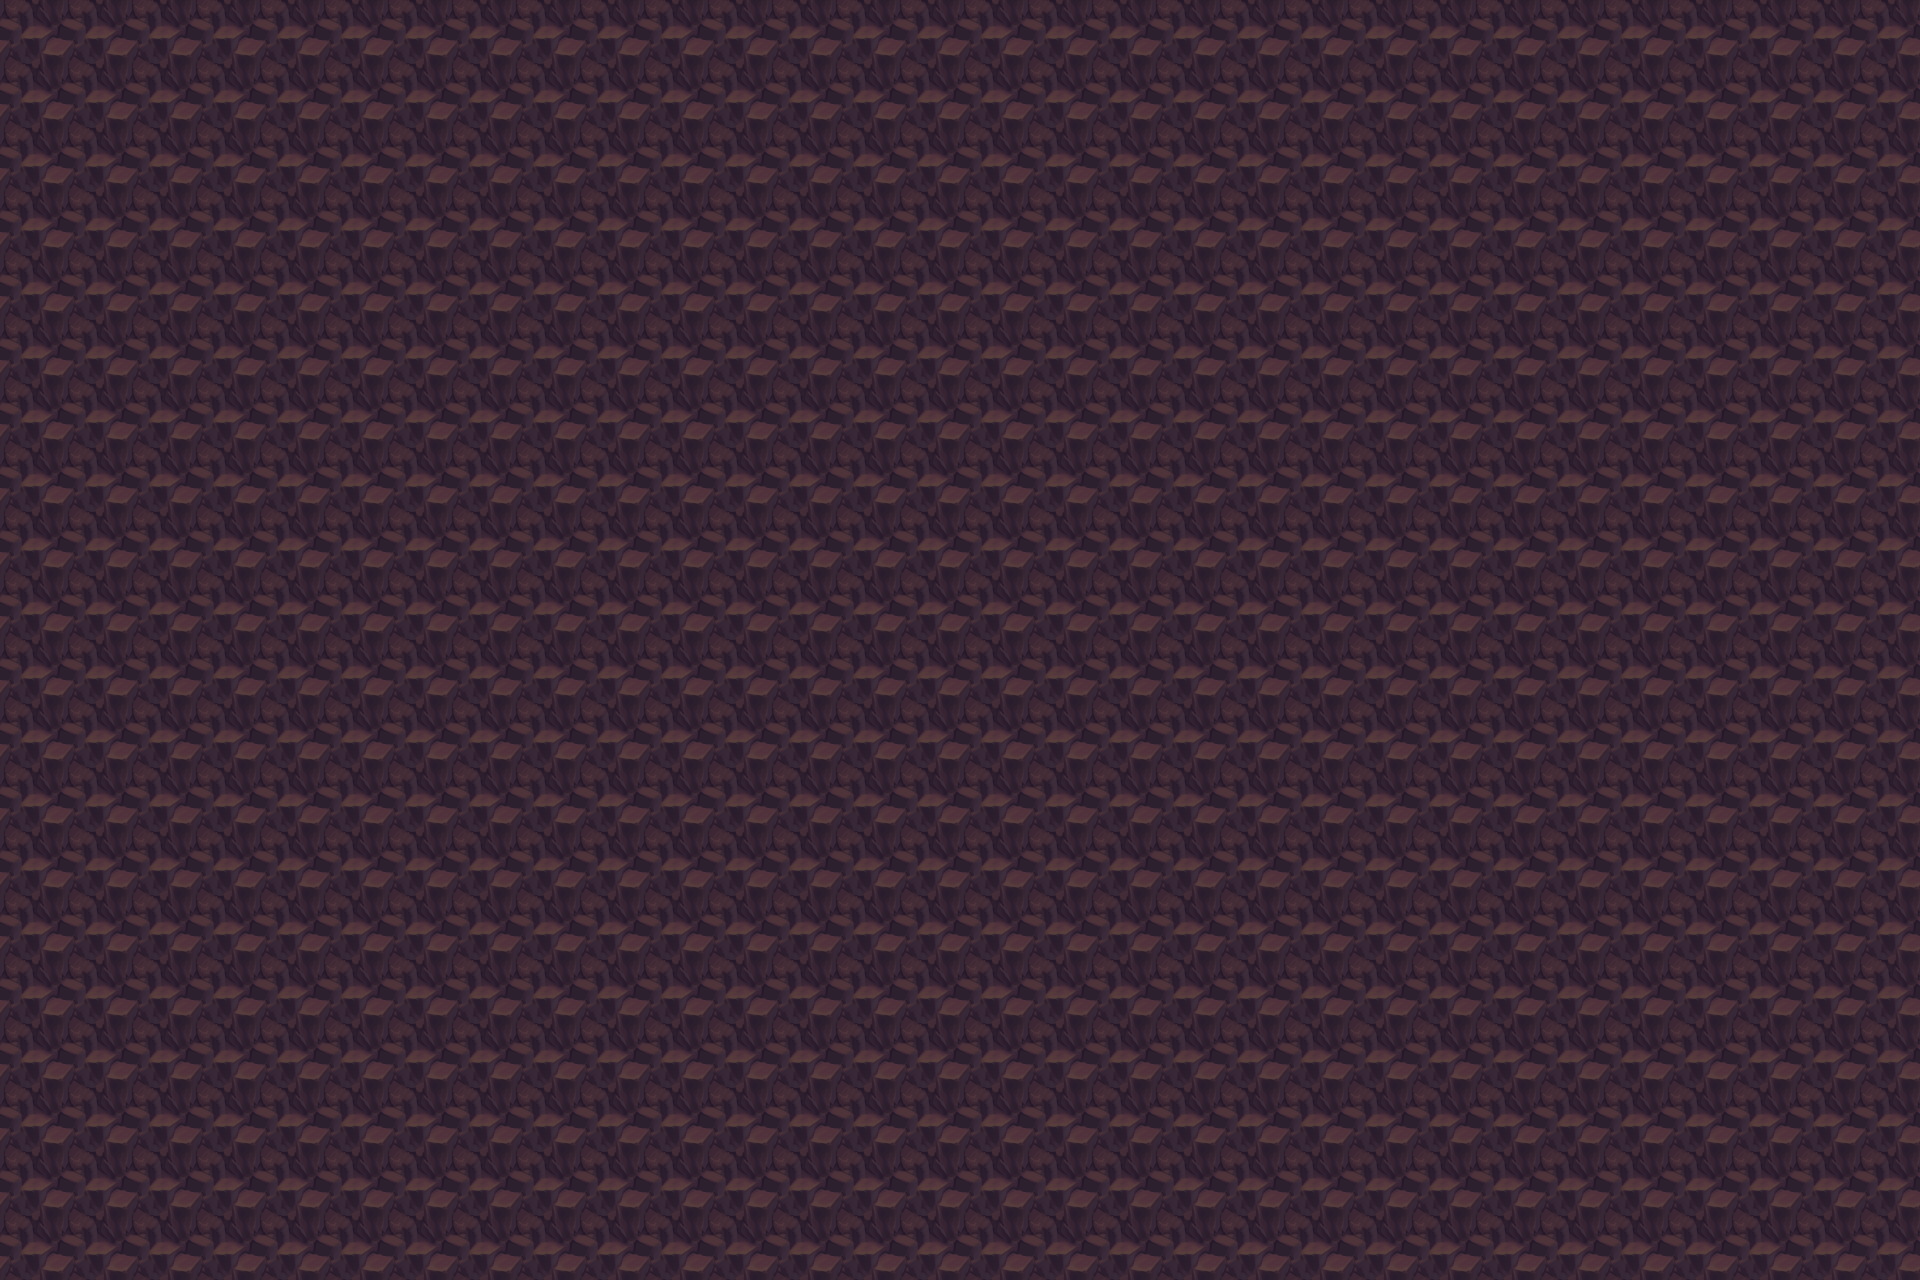

This game map was drawn from its Tiled (.tmx) file and the tilesets committed beside it. A one-line description and the trimmed map source follow:
An orthogonal 30x20 tile map with 64x64 px tiles, 1 tile layer (Tile Layer 1).

<map version="1.8" tiledversion="1.8.5" orientation="orthogonal" renderorder="right-down" width="30" height="20" tilewidth="64" tileheight="64" infinite="0" nextlayerid="2" nextobjectid="1">
 <tileset firstgid="1" source="base_soil-dirt-grass.tsx" />
 <layer id="1" name="Tile Layer 1" width="30" height="20">
  <data>[600 cells, 600 non-empty, 1 distinct tile ids]</data>
 </layer>
</map>
